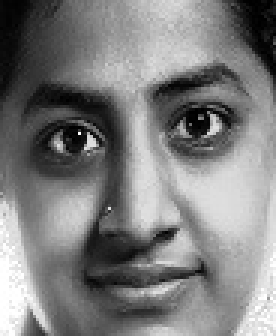
//> input picture Dataset/S1/image0101.jpg, 92 x 112 px, given in place of the camera (shown 3 times larger)
$ ./CannyWebcam   (built with g++ and OpenCV 4)
//> lines starting //> are read from the running program, lines starting //| are printed output that depends on the picture
// OpenCVWebcamTest.cpp

#include<opencv2/core/core.hpp>

#include<opencv2/highgui/highgui.hpp>

#include<opencv2/imgproc/imgproc.hpp>


#include<iostream>

#include<conio.h>           // may have to modify this line if not using Windows


///////////////////////////////////////////////////////////////////////////////////////////////////

int main() {

	cv::VideoCapture capWebcam(0);            // declare a VideoCapture object and associate to webcam, 0 => use 1st webcam


	if (capWebcam.isOpened() == false) {                                // check if VideoCapture object was associated to webcam successfully

		std::cout << "error: capWebcam not accessed successfully\n\n";      // if not, print error message to std out

		_getch();                                                           // may have to modify this line if not using Windows

		return(0);                                                          // and exit program

	}


	cv::Mat imgOriginal;        // input image

	cv::Mat imgGrayscale;       // grayscale of input image

	cv::Mat imgBlurred;         // intermediate blured image

	cv::Mat imgCanny;           // Canny edge image


	char charCheckForEscKey = 0;


	while (charCheckForEscKey != 27 && capWebcam.isOpened()) {            // until the Esc key is pressed or webcam connection is lost

		bool blnFrameReadSuccessfully = capWebcam.read(imgOriginal);            // get next frame
//> imgOriginal is the input picture: 112 rows x 92 cols, CV_8UC3; min 0, max 255, mean 126


		if (!blnFrameReadSuccessfully || imgOriginal.empty()) {                 // if frame not read successfully

			std::cout << "error: frame not read from webcam\n";                 // print error message to std out

			break;                                                              // and jump out of while loop

		}


		cv::cvtColor(imgOriginal, imgGrayscale, CV_BGR2GRAY);                   // convert to grayscale


		cv::GaussianBlur(imgGrayscale,              // input image

			imgBlurred,                // output image

			cv::Size(5, 5),            // smoothing window width and height in pixels

			1.8);                      // sigma value, determines how much the image will be blurred
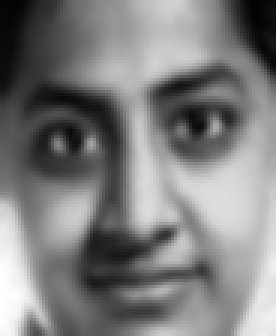
//> imgBlurred: 112 rows x 92 cols, CV_8UC1 (shown 3 times larger); min 3, max 255, mean 126


		cv::Canny(imgBlurred,                       // input image

			imgCanny,                         // output image

			50,                               // low threshold

			100);                             // high threshold
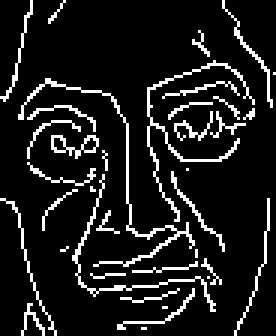
//> imgCanny: 112 rows x 92 cols, CV_8UC1 (shown 3 times larger); 11% white in thin lines or dots


		// declare windows

		cv::namedWindow("imgOriginal", CV_WINDOW_NORMAL);       // note: you can use CV_WINDOW_NORMAL which allows resizing the window

		cv::namedWindow("imgCanny", CV_WINDOW_NORMAL);          // or CV_WINDOW_AUTOSIZE for a fixed size window matching the resolution of the image

		// CV_WINDOW_AUTOSIZE is the default

		cv::imshow("imgOriginal", imgOriginal);                 // show windows

		cv::imshow("imgCanny", imgCanny);                       //


		charCheckForEscKey = cv::waitKey(1);        // delay (in ms) and get key press, if any
//> the Esc key is pressed

	}   // end while


	return(0);

}

$ run again, on Dataset/S1/image0103.jpg
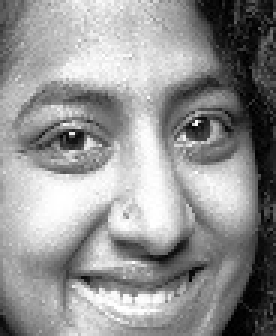
//> input picture Dataset/S1/image0103.jpg, 92 x 112 px, given in place of the camera (shown 3 times larger)
//> imgOriginal is the input picture: 112 rows x 92 cols, CV_8UC3; min 0, max 255, mean 146.9
//> `cv::GaussianBlur(imgGrayscale,  imgBlurred,  cv::Size(5, 5),  1.8);`:
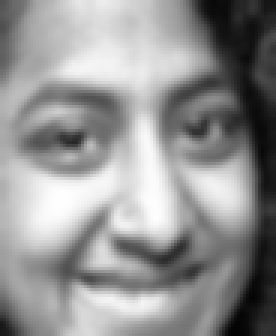
//> imgBlurred: 112 rows x 92 cols, CV_8UC1 (shown 3 times larger); min 3, max 254, mean 146.9
//> `cv::Canny(imgBlurred,  imgCanny,  50,  100);`:
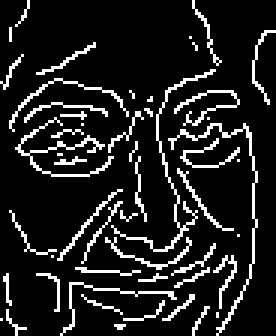
//> imgCanny: 112 rows x 92 cols, CV_8UC1 (shown 3 times larger); 12.3% white in thin lines or dots
